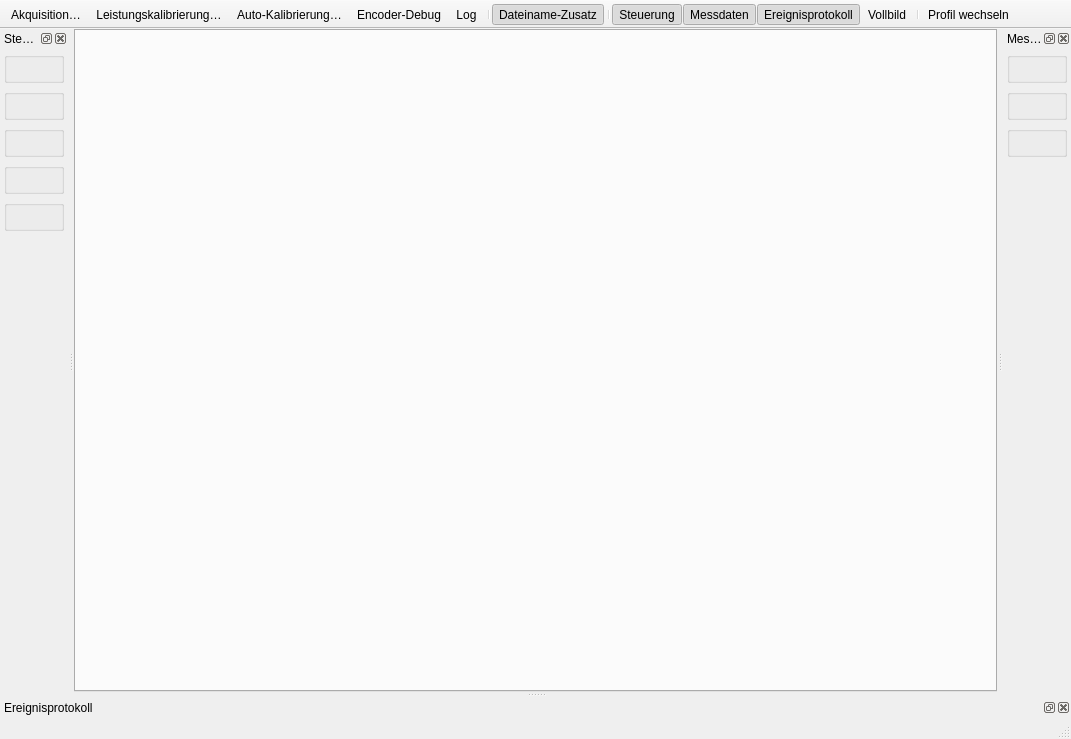
<?xml version="1.0" encoding="UTF-8"?>
<ui version="4.0">
 <class>MainWindow</class>
 <widget class="QMainWindow" name="MainWindow">
  <property name="geometry">
   <rect>
    <x>0</x>
    <y>0</y>
    <width>1071</width>
    <height>739</height>
   </rect>
  </property>
  <property name="windowTitle">
   <string>Polarisation-UI</string>
  </property>
  <widget class="QWidget" name="centralwidget">
   <layout class="QVBoxLayout" name="centralLayout">
    <property name="leftMargin">
     <number>0</number>
    </property>
    <property name="topMargin">
     <number>0</number>
    </property>
    <property name="rightMargin">
     <number>0</number>
    </property>
    <property name="bottomMargin">
     <number>0</number>
    </property>
    <item>
     <widget class="QTabWidget" name="tabWidget">
      <property name="documentMode">
       <bool>false</bool>
      </property>
      <property name="fieldGrowthPolicy" stdset="0">
       <string>AllNonFixedFieldsGrow</string>
      </property>
     </widget>
    </item>
   </layout>
  </widget>
  <widget class="QToolBar" name="toolBar">
   <property name="windowTitle">
    <string>Werkzeugleiste</string>
   </property>
   <property name="movable">
    <bool>false</bool>
   </property>
   <attribute name="toolBarArea">
    <enum>TopToolBarArea</enum>
   </attribute>
   <attribute name="toolBarBreak">
    <bool>false</bool>
   </attribute>
   <addaction name="actionAcquisitionSettings"/>
   <addaction name="actionPowerCalibration"/>
   <addaction name="actionAutoPowerCalibration"/>
   <addaction name="actionEncoderDebug"/>
   <addaction name="actionLogWindow"/>
   <addaction name="separator"/>
   <addaction name="actionAutoSaveEnabled"/>
   <addaction name="separator"/>
   <addaction name="actionToggleControls"/>
   <addaction name="actionToggleMeasurement"/>
   <addaction name="actionToggleEventLog"/>
   <addaction name="actionFullScreen"/>
   <addaction name="separator"/>
   <addaction name="actionSwitchProfile"/>
  </widget>
  <widget class="QDockWidget" name="dockControls">
   <property name="features">
    <set>QDockWidget::DockWidgetFeature::DockWidgetClosable|QDockWidget::DockWidgetFeature::DockWidgetFloatable|QDockWidget::DockWidgetFeature::DockWidgetMovable</set>
   </property>
   <property name="allowedAreas">
    <set>Qt::DockWidgetArea::LeftDockWidgetArea|Qt::DockWidgetArea::RightDockWidgetArea</set>
   </property>
   <property name="windowTitle">
    <string>Steuerung</string>
   </property>
   <attribute name="dockWidgetArea">
    <number>1</number>
   </attribute>
   <widget class="QWidget" name="dockControlsContents">
    <layout class="QVBoxLayout" name="dockControlsLayout">
     <property name="leftMargin">
      <number>0</number>
     </property>
     <property name="topMargin">
      <number>0</number>
     </property>
     <property name="rightMargin">
      <number>0</number>
     </property>
     <property name="bottomMargin">
      <number>0</number>
     </property>
     <item>
      <widget class="QScrollArea" name="scrollControls">
       <property name="frameShape">
        <enum>QFrame::Shape::NoFrame</enum>
       </property>
       <property name="widgetResizable">
        <bool>true</bool>
       </property>
       <widget class="QWidget" name="contentControls">
        <property name="geometry">
         <rect>
          <x>0</x>
          <y>0</y>
          <width>75</width>
          <height>627</height>
         </rect>
        </property>
        <layout class="QVBoxLayout" name="contentControlsLayout">
         <property name="spacing">
          <number>6</number>
         </property>
         <property name="leftMargin">
          <number>4</number>
         </property>
         <property name="topMargin">
          <number>4</number>
         </property>
         <property name="rightMargin">
          <number>4</number>
         </property>
         <property name="bottomMargin">
          <number>4</number>
         </property>
         <item>
          <widget class="ArduinoPanel" name="arduinoPanel"/>
         </item>
         <item>
          <widget class="StagePanel" name="sampleStagePanel"/>
         </item>
         <item>
          <widget class="StagePanel" name="detectorStagePanel"/>
         </item>
         <item>
          <widget class="KdcPanel" name="kdcPanel"/>
         </item>
         <item>
          <widget class="DetectorPanel" name="detectorPanel"/>
         </item>
         <item>
          <spacer name="spacerControls">
           <property name="orientation">
            <enum>Qt::Orientation::Vertical</enum>
           </property>
           <property name="sizeHint" stdset="0">
            <size>
             <width>20</width>
             <height>40</height>
            </size>
           </property>
          </spacer>
         </item>
        </layout>
       </widget>
      </widget>
     </item>
    </layout>
   </widget>
  </widget>
  <widget class="QDockWidget" name="dockMeasurement">
   <property name="features">
    <set>QDockWidget::DockWidgetFeature::DockWidgetClosable|QDockWidget::DockWidgetFeature::DockWidgetFloatable|QDockWidget::DockWidgetFeature::DockWidgetMovable</set>
   </property>
   <property name="allowedAreas">
    <set>Qt::DockWidgetArea::LeftDockWidgetArea|Qt::DockWidgetArea::RightDockWidgetArea</set>
   </property>
   <property name="windowTitle">
    <string>Messdaten</string>
   </property>
   <attribute name="dockWidgetArea">
    <number>2</number>
   </attribute>
   <widget class="QWidget" name="dockMeasurementContents">
    <layout class="QVBoxLayout" name="dockMeasurementLayout">
     <property name="leftMargin">
      <number>0</number>
     </property>
     <property name="topMargin">
      <number>0</number>
     </property>
     <property name="rightMargin">
      <number>0</number>
     </property>
     <property name="bottomMargin">
      <number>0</number>
     </property>
     <item>
      <widget class="QScrollArea" name="scrollMeasurement">
       <property name="frameShape">
        <enum>QFrame::Shape::NoFrame</enum>
       </property>
       <property name="widgetResizable">
        <bool>true</bool>
       </property>
       <widget class="QWidget" name="contentMeasurement">
        <property name="geometry">
         <rect>
          <x>0</x>
          <y>0</y>
          <width>75</width>
          <height>627</height>
         </rect>
        </property>
        <layout class="QVBoxLayout" name="contentMeasurementLayout">
         <property name="spacing">
          <number>6</number>
         </property>
         <property name="leftMargin">
          <number>4</number>
         </property>
         <property name="topMargin">
          <number>4</number>
         </property>
         <property name="rightMargin">
          <number>4</number>
         </property>
         <property name="bottomMargin">
          <number>4</number>
         </property>
         <item>
          <widget class="ReadoutPanel" name="readoutPanel"/>
         </item>
         <item>
          <widget class="MeasurementPanel" name="measurementPanel"/>
         </item>
         <item>
          <widget class="SavePanel" name="savePanel"/>
         </item>
         <item>
          <spacer name="spacerMeasurement">
           <property name="orientation">
            <enum>Qt::Orientation::Vertical</enum>
           </property>
           <property name="sizeHint" stdset="0">
            <size>
             <width>20</width>
             <height>40</height>
            </size>
           </property>
          </spacer>
         </item>
        </layout>
       </widget>
      </widget>
     </item>
    </layout>
   </widget>
  </widget>
  <widget class="QDockWidget" name="dockEventLog">
   <property name="features">
    <set>QDockWidget::DockWidgetFeature::DockWidgetClosable|QDockWidget::DockWidgetFeature::DockWidgetFloatable|QDockWidget::DockWidgetFeature::DockWidgetMovable</set>
   </property>
   <property name="windowTitle">
    <string>Ereignisprotokoll</string>
   </property>
   <attribute name="dockWidgetArea">
    <number>8</number>
   </attribute>
   <widget class="EventLogPanel" name="eventLogPanel"/>
  </widget>
  <widget class="QStatusBar" name="statusBar"/>
  <action name="actionAcquisitionSettings">
   <property name="text">
    <string>Akquisition…</string>
   </property>
   <property name="toolTip">
    <string>Akquisitions-Einstellungen (Spike-Filter, Probenstage-Inversion)</string>
   </property>
  </action>
  <action name="actionPowerCalibration">
   <property name="text">
    <string>Leistungskalibrierung…</string>
   </property>
   <property name="toolTip">
    <string>Leistungskalibrierung (manuell) öffnen</string>
   </property>
  </action>
  <action name="actionAutoPowerCalibration">
   <property name="text">
    <string>Auto-Kalibrierung…</string>
   </property>
   <property name="toolTip">
    <string>Automatische Leistungskalibrierung öffnen</string>
   </property>
  </action>
  <action name="actionEncoderDebug">
   <property name="text">
    <string>Encoder-Debug</string>
   </property>
   <property name="toolTip">
    <string>Encoder-Debugging mit SCPI-Terminal und Diagnose öffnen</string>
   </property>
  </action>
  <action name="actionLogWindow">
   <property name="text">
    <string>Log</string>
   </property>
   <property name="toolTip">
    <string>Log-Ausgabe anzeigen</string>
   </property>
  </action>
  <action name="actionAutoSaveEnabled">
   <property name="checkable">
    <bool>true</bool>
   </property>
   <property name="checked">
    <bool>true</bool>
   </property>
   <property name="text">
    <string>Dateiname-Zusatz</string>
   </property>
   <property name="toolTip">
    <string>Eingabefeld „Eigenes Suffix“ im Bereich Speichern ein- oder ausblenden; ein bereits eingegebener Zusatz bleibt im Dateinamen erhalten</string>
   </property>
  </action>
  <action name="actionToggleControls">
   <property name="checkable">
    <bool>true</bool>
   </property>
   <property name="checked">
    <bool>true</bool>
   </property>
   <property name="text">
    <string>Steuerung</string>
   </property>
   <property name="toolTip">
    <string>Seitenleiste mit Geräten und Detektor ein- oder ausblenden</string>
   </property>
  </action>
  <action name="actionToggleMeasurement">
   <property name="checkable">
    <bool>true</bool>
   </property>
   <property name="checked">
    <bool>true</bool>
   </property>
   <property name="text">
    <string>Messdaten</string>
   </property>
   <property name="toolTip">
    <string>Seitenleiste mit Messwerten, Messung und Speicherung ein- oder ausblenden</string>
   </property>
  </action>
  <action name="actionToggleEventLog">
   <property name="checkable">
    <bool>true</bool>
   </property>
   <property name="checked">
    <bool>true</bool>
   </property>
   <property name="text">
    <string>Ereignisprotokoll</string>
   </property>
   <property name="toolTip">
    <string>Ereignisprotokoll ein- oder ausblenden</string>
   </property>
  </action>
  <action name="actionFullScreen">
   <property name="checkable">
    <bool>true</bool>
   </property>
   <property name="text">
    <string>Vollbild</string>
   </property>
   <property name="toolTip">
    <string>Zwischen Vollbild und Fenster wechseln (F11)</string>
   </property>
   <property name="shortcut">
    <string>F11</string>
   </property>
  </action>
  <action name="actionSwitchProfile">
   <property name="text">
    <string>Profil wechseln</string>
   </property>
   <property name="toolTip">
    <string>Zwischen Experten- und Praktikumsprofil wechseln</string>
   </property>
  </action>
 </widget>
 <customwidgets>
  <customwidget>
   <class>ArduinoPanel</class>
   <extends>QGroupBox</extends>
   <header>polarisation_ui.ui.widgets.panels.arduino_panel</header>
   <container>1</container>
  </customwidget>
  <customwidget>
   <class>StagePanel</class>
   <extends>QGroupBox</extends>
   <header>polarisation_ui.ui.widgets.panels.stage_panel</header>
   <container>1</container>
  </customwidget>
  <customwidget>
   <class>KdcPanel</class>
   <extends>QGroupBox</extends>
   <header>polarisation_ui.ui.widgets.panels.kdc_panel</header>
   <container>1</container>
  </customwidget>
  <customwidget>
   <class>DetectorPanel</class>
   <extends>QGroupBox</extends>
   <header>polarisation_ui.ui.widgets.panels.detector_panel</header>
   <container>1</container>
  </customwidget>
  <customwidget>
   <class>ReadoutPanel</class>
   <extends>QGroupBox</extends>
   <header>polarisation_ui.ui.widgets.panels.readout_panel</header>
   <container>1</container>
  </customwidget>
  <customwidget>
   <class>MeasurementPanel</class>
   <extends>QGroupBox</extends>
   <header>polarisation_ui.ui.widgets.panels.measurement_panel</header>
   <container>1</container>
  </customwidget>
  <customwidget>
   <class>SavePanel</class>
   <extends>QGroupBox</extends>
   <header>polarisation_ui.ui.widgets.panels.save_panel</header>
   <container>1</container>
  </customwidget>
  <customwidget>
   <class>EventLogPanel</class>
   <extends>QWidget</extends>
   <header>polarisation_ui.ui.widgets.event_log_panel</header>
  </customwidget>
 </customwidgets>
 <resources/>
 <connections/>
</ui>
